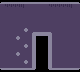

This is a level from a 2D game, rendered from its Tiled map with the project's own tilesets. A one-line summary and the complete map file follow:
An orthogonal 20x18 tile map with 4x4 px tiles, 2 tile layers (bg, solid), 2 tilesets and 4 objects.

<map version="1.0" tiledversion="1.0.2" orientation="orthogonal" renderorder="right-down" width="20" height="18" tilewidth="4" tileheight="4" backgroundcolor="#000000" nextobjectid="68">
 <tileset firstgid="1" source="test.tsx" />
 <tileset firstgid="27" source="objs.tsx" />
 <layer name="bg" width="20" height="18">
  <data encoding="csv">
0,0,0,0,0,0,0,0,0,0,0,0,0,0,0,0,0,0,0,0,
3,23,23,23,23,24,3,3,3,3,3,3,23,23,23,23,23,24,3,3,
3,3,3,3,3,3,3,3,3,3,3,3,3,3,3,3,3,3,3,3,
3,3,3,3,3,3,3,3,3,3,3,3,3,3,3,3,3,3,3,3,
3,3,3,3,3,3,3,3,3,3,3,3,3,3,3,3,3,3,3,3,
3,3,3,3,3,3,3,3,3,3,3,3,3,3,3,3,3,3,3,3,
3,3,3,3,3,3,3,3,3,3,3,3,3,3,3,3,3,3,3,3,
3,3,3,3,3,3,3,3,3,3,3,3,3,3,3,3,3,3,3,3,
3,3,3,3,3,3,3,3,3,0,0,0,3,3,3,3,3,3,3,3,
3,3,3,3,3,3,3,3,3,0,0,0,3,3,3,3,3,3,3,3,
3,3,3,3,3,3,3,3,3,0,0,0,3,3,3,3,3,3,3,3,
3,3,3,3,3,3,3,3,3,0,0,0,3,3,3,3,3,3,3,3,
3,3,3,3,3,3,3,3,3,0,0,0,3,3,3,3,3,3,3,3,
3,3,3,3,3,3,3,3,3,0,0,0,3,3,3,3,3,3,3,3,
3,3,3,3,3,3,3,3,3,0,0,0,3,3,3,3,3,3,3,3,
3,3,3,3,3,3,3,3,3,0,0,0,3,3,3,3,3,3,3,3,
3,3,3,3,3,3,3,3,3,0,0,0,3,3,3,3,3,3,3,3,
0,0,0,0,0,0,0,0,0,0,0,0,0,0,0,0,0,0,0,0
</data>
 </layer>
 <layer name="solid" width="20" height="18">
  <data encoding="csv">
13,14,14,14,14,14,14,14,14,14,14,14,14,14,14,14,14,14,14,15,
0,0,0,0,0,0,0,0,0,0,0,0,0,0,0,0,0,0,0,0,
0,0,0,0,0,0,0,0,0,0,0,0,0,0,0,0,0,0,0,0,
0,0,0,0,0,0,0,0,0,0,0,0,0,0,0,0,0,0,0,0,
0,0,0,0,0,0,0,0,0,0,0,0,0,0,0,0,0,0,0,0,
0,0,0,0,0,0,0,0,0,0,0,0,0,0,0,0,0,0,0,0,
0,0,0,0,0,0,0,0,0,0,0,0,0,0,0,0,0,0,0,0,
0,0,0,0,0,0,26,0,0,0,0,0,0,0,0,0,0,0,0,0,
0,0,0,0,0,0,0,0,8,7,7,7,9,0,0,0,0,0,0,0,
0,0,0,0,26,0,0,0,7,0,0,0,7,0,0,0,0,0,0,0,
0,0,0,0,0,0,0,0,7,0,0,0,7,0,0,0,0,0,0,0,
0,0,0,0,0,0,26,0,7,0,0,0,7,0,0,0,0,0,0,0,
0,0,0,0,0,0,0,0,7,0,0,0,7,0,0,0,0,0,0,0,
0,0,0,0,26,0,0,0,7,0,0,0,7,0,0,0,0,0,0,0,
0,0,0,0,0,0,0,0,7,0,0,0,7,0,0,0,0,0,0,0,
0,0,0,0,0,0,26,0,7,0,0,0,7,0,0,0,0,0,0,0,
0,0,0,0,0,0,0,0,7,0,0,0,7,0,0,0,0,0,0,0,
10,11,11,11,11,11,11,11,12,0,0,0,10,11,11,11,11,11,11,12
</data>
 </layer>
 <objectgroup name="objects" offsetx="0" offsety="4">
  <object id="16" gid="30" x="6.0606" y="25.5151" width="3" height="6" />
  <object id="17" gid="27" x="64.1667" y="59.25" width="5" height="4" />
  <object id="63" gid="28" x="40.7045" y="22.6591" width="4" height="2" />
  <object id="67" gid="37" x="41.5" y="31.75" width="13" height="2" />
 </objectgroup>
</map>
